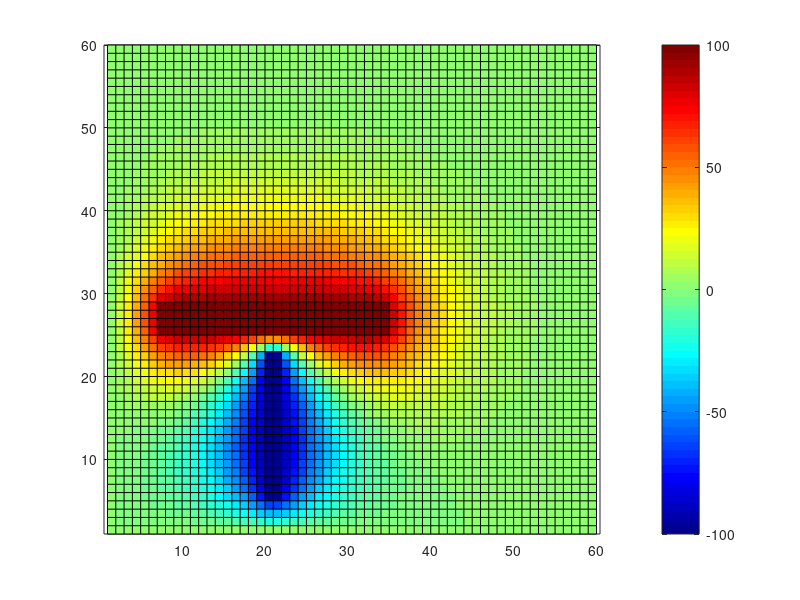

This chart was generated by the following MATLAB code:
% Resolution equation de Laplace
%
clear
close all
clc

%% Q1

%% Dimensions / maillage
dx=1; % cm
dy=1; % cm
Nx = 60; % augmente la taille -> plus de calculs et on voit bien que le champs de potentiels s etend un peu plus
Ny = 60; % donc la fenêtre d observation à son importance sur la simulation

%% Potentiels / sources
v0 = 0; % condition aux limites (en V)
v1 = 100; % conducteur 1
v2 = -100; % conducteur 2

% Initialisation la matrice de calcul
V = zeros(Nx,Ny); % mettre toute la matrice a zero

% Conditions aux limites (Pour les cas où par exemple on a pas v0=0 sur l armature)
for j=1:Ny
    V(1,j)=v0;
    V(Nx,j)=v0;
end
for i=1:Nx
    V(i,1)=v0;
    V(i,Ny)=v0;
end

% Potentiels conducteur 1
%for i=8:35
%    for j=25;29
%        V(i,j)=v1;
%    end
%end

% Au lieu d une boucle, on peut passer les indices en vecteurs

i=7:34; % Colonnes
j=25:28; % Lignes
V(i,j)=100; % Met à +100V

% Potentiels conducteur 2

i=20:21;
j=5:22;
V(i,j)=-100;

% Figure
%figure;
%pcolor(V);
%colormap jet;

%% Q2

% Equation de calcul
%i=1;j=1;
%V(i,j)=...
%for i=2:Nx-1 % Pas besoin d aller calculer sur les bords
%    for j=2:Ny-1
%        V(i,j)=0.25*(V(i-1,j)+V(i+1,j)+V(i,j+1)+V(i,j-1));
%    end
%end
% Problème avec la boucle car on calcul de gauche a droites
% et on prend en compte nos calcul en amonts pour ceux en avals -> créer une dissymétrie donc on fait en vectoriel

i=2:Nx-1;
j=2:Ny-1;
V(i,j)=0.25*(V(i-1,j)+V(i+1,j)+V(i,j+1)+V(i,j-1));

% On a modifié les valeurs dans les conducteurs or on ne s interresse pas aux valeurs
%dedans et même le resultat obtenu sera faux car on modifie le potentiel dans le conducteur

i=7:34;j=25:28;
V(i,j)=100;
i=20:21;j=5:22;
V(i,j)=-100;

% Boucle pour observer la diffusion des potentiels
Vth=10;
compteur=0;

while Vth>0.1
    V_mem=V;
    i=2:Nx-1;
    j=2:Ny-1;
    V(i,j)=0.25*(V(i-1,j)+V(i+1,j)+V(i,j+1)+V(i,j-1));
    i=7:34;j=25:28;
    V(i,j)=100;
    i=20:21;j=5:22;
    V(i,j)=-100;
    Vth=max(max(abs(V_mem-V)));
    compteur+=1;
end
Valcompteur = compteur
% Figure
figure;
pcolor(V');
colormap jet;
colorbar;
axis equal;


